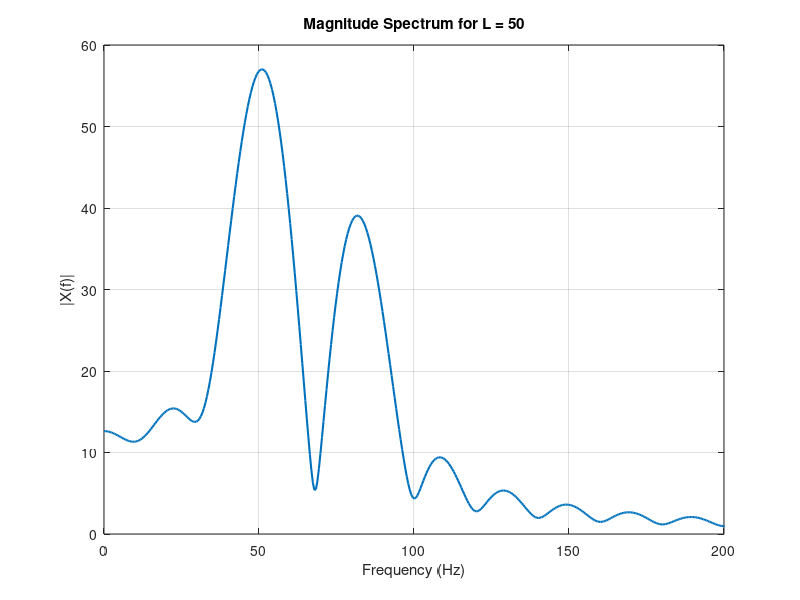
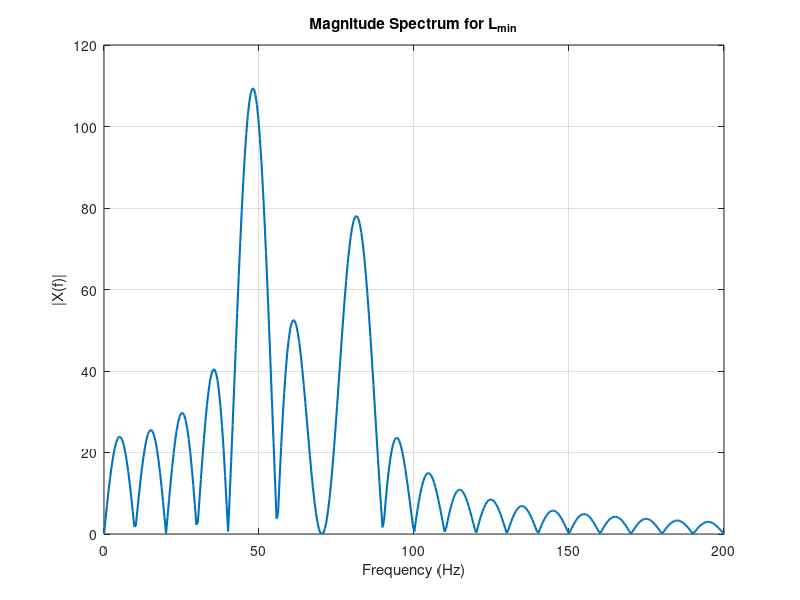
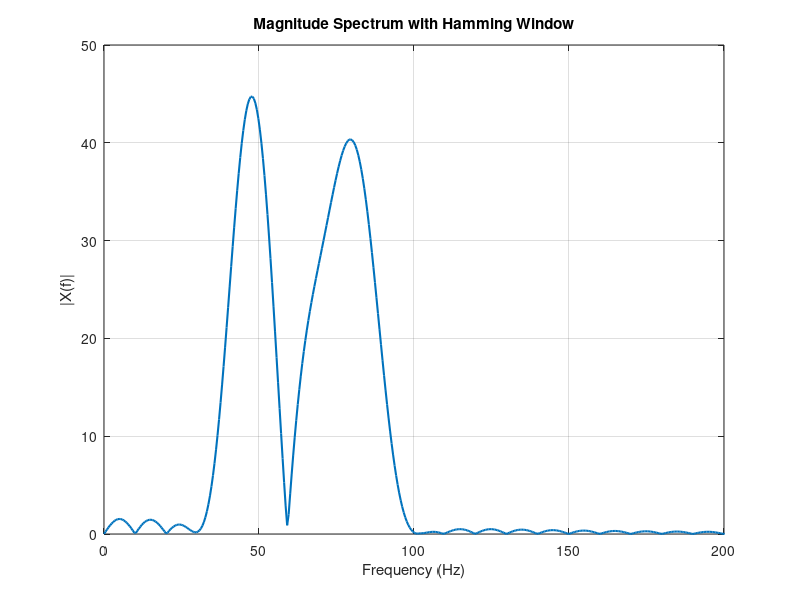

These figures' MATLAB source, in order:
clc;
clear all;
close all;

%% Problem 2

f1 = 50;      % Hz
f2 = 60;      % Hz
f3 = 80;      % Hz

fs = 1000;    % Hz
Ts = 1/fs;

Nfft = 2048;

%% =========================================================
%% (a) Generate signal for L = 50
%% =========================================================

L = 50;

n = 0:L-1;

x = 2*sin(2*pi*f1*n*Ts) ...
    + sin(2*pi*f2*n*Ts) ...
    + 1.5*sin(2*pi*f3*n*Ts);

%% 2048-point FFT

X = fft(x,Nfft);

f = (0:Nfft-1)*(fs/Nfft);

%% Magnitude spectrum

figure;
plot(f,abs(X),'LineWidth',1.5);

xlim([0 200]);

xlabel('Frequency (Hz)');
ylabel('|X(f)|');
title('Magnitude Spectrum for L = 50');
grid on;

%% =========================================================
%% (b) Minimum number of samples Lmin
%% =========================================================

delta_f_min = min([abs(f2-f1), abs(f3-f2), abs(f3-f1)]);

Lmin = fs/delta_f_min;

disp(['Minimum number of samples Lmin = ', num2str(Lmin)]);

%% Generate signal using Lmin

L = Lmin;

n = 0:L-1;

x2 = 2*sin(2*pi*f1*n*Ts) ...
     + sin(2*pi*f2*n*Ts) ...
     + 1.5*sin(2*pi*f3*n*Ts);

%% FFT

X2 = fft(x2,Nfft);

%% Magnitude spectrum

figure;
plot(f,abs(X2),'LineWidth',1.5);

xlim([0 200]);

xlabel('Frequency (Hz)');
ylabel('|X(f)|');
title('Magnitude Spectrum for L_{min}');
grid on;

%% =========================================================
%% (c) Apply Hamming window
%% =========================================================

w = 0.54 - 0.46*cos(2*pi*n/(L-1));

xw = x2 .* w;

%% FFT after windowing

Xw = fft(xw,Nfft);

%% Magnitude spectrum

figure;
plot(f,abs(Xw),'LineWidth',1.5);

xlim([0 200]);

xlabel('Frequency (Hz)');
ylabel('|X(f)|');
title('Magnitude Spectrum with Hamming Window');
grid on;
